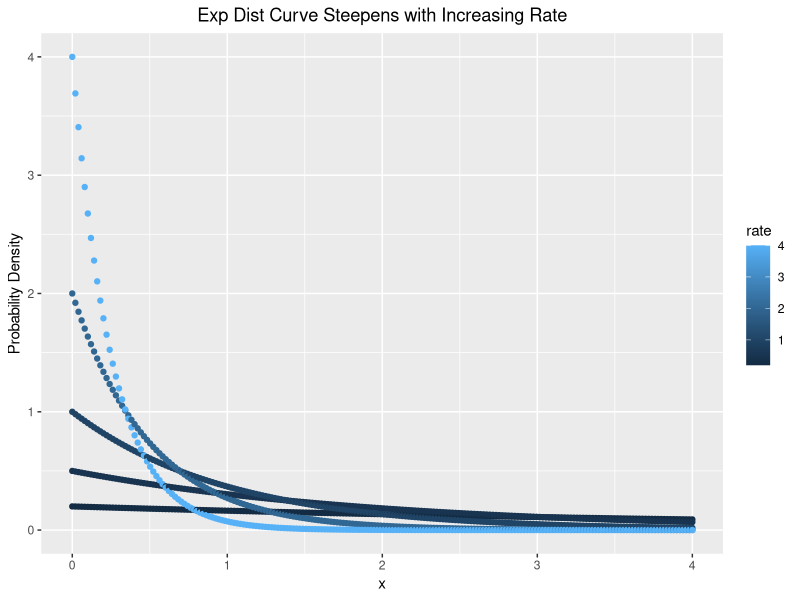
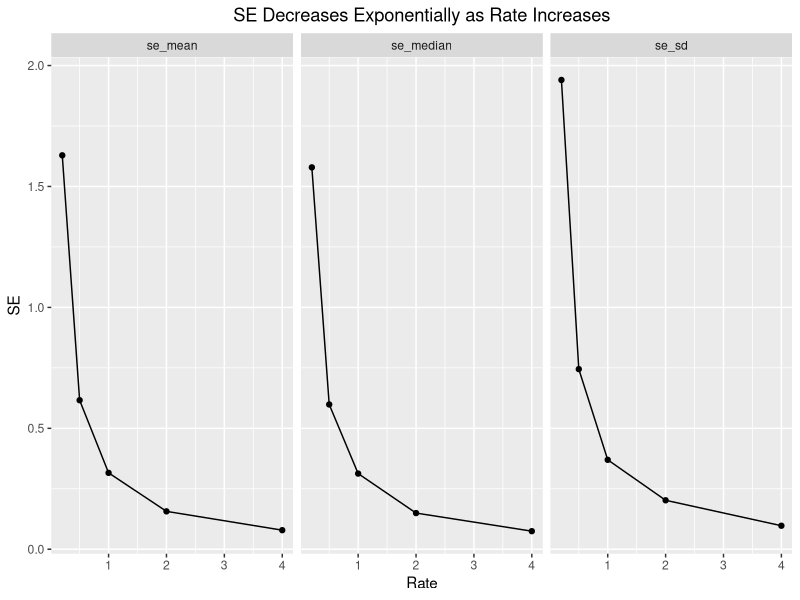

Generate these figures, in order, with R:
## ---- chunk 1
library(tidyverse)
## ---- chunk 2
# Make a tibble with two columns
# First column is 200 evenly spaced numbers between 0 and 4
my_tib <- tibble(x = seq(from = 0, to = 4, length.out = 200)) |> 
  # For each value x, create 5 rate values c(0.2, 0.5, 1, 2, 4)
  group_by(x) |> 
    reframe(rate = c(0.2, 0.5, 1, 2, 4))

# NOTE - I don't think we used the seq() function in lab. I wasn't sure how to approach
# evenly distributing 200 values between a set range, and found seq() with a google.

# This appears to also work, using crossing from tidyr:
# my_tib <- crossing(
#   x = seq(from = 0, to = 4, length.out = 200),
#   rate = c(0.2, 0.5, 1, 2, 4))

# Or this:
# my_tib <- tibble(x = seq(from = 0, to = 4, length.out = 200)) |> 
#   crossing(rate = c(0.2, 0.5, 1, 2, 4))
## ---- chunk 3
my_tib <- my_tib |> 
  group_by(x, rate) |> 
  mutate(prob_density_exp = dexp(x, rate)) |> 
  ungroup()
## ---- chunk 4
# plot probability density for each x, colored by rate
ggplot(data = my_tib, 
       mapping = aes(x = x,
                     y = prob_density_exp,
                     color = rate)) +
  geom_point() +
  labs(title = "Exp Dist Curve Steepens with Increasing Rate",
       y = "Probability Density") +
  theme(plot.title = element_text(hjust = 0.5)) # center title
## ---- chunk 5
# Make a tibble with simulations column, 1:1000
simulations <- tibble(sims = 1:1000) |> 
  # and one column with rates c(0.2, 0.5, 1, 2, 4)
  crossing(rate = c(0.2, 0.5, 1, 2, 4))
## ---- chunk 6
simulations <- simulations |> 
  # for each simulation and rate combination
  group_by(sims, rate) |> 
  # sample using rexp() with n = 10, rate = rate
  reframe(sample = rexp(n = 10, rate = rate))
## ---- chunk 7
simulations <- simulations |> 
  # for each simulation and rate combination
  group_by(sims, rate) |> 
  # calculate the mean, median, and SD of the 10 sampled values
  summarize(sample_mean = mean(sample), 
            sample_median = median(sample),
            sample_sd = sd(sample),
            .groups = "drop") # rather than using ungroup(), ungroup within summarize()
## ---- chunk 8
# Create a new table for the SEs of each statistic
se_table <- simulations |> 
  # for each rate calculate the SE of each statistic
  # as the SD of the sample statistics across simulations
  group_by(rate) |> 
  summarize(se_mean = sd(sample_mean),
            se_median = sd(sample_median),
            se_sd = sd(sample_sd)) |> 
  ungroup()


# Create a table with knitr::kable()
knitr::kable(se_table)


# Plot SE of each statistic against the rate

# pivot se_table long so we can plot the rate against all values at once
se_table_long <- se_table |> 
  pivot_longer(cols = !rate, names_to = "statistic", values_to = "se_value")

# plot SE against rate
ggplot(data = se_table_long, 
       mapping = aes(x = rate, y = se_value)) +
  geom_point() +
  geom_line() +
  facet_wrap(~statistic) + 
  labs(title = "SE Decreases Exponentially as Rate Increases", 
       x = "Rate",
       y = "SE") +
  theme(plot.title = element_text(hjust = 0.5))

